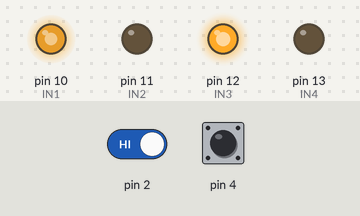
Simulated run of this sketch. Board: Arduino Uno, built with avr-gcc and run on an emulated ATmega328P. On the bench: output pins drawn as LEDs (lit = HIGH). The inputs (shaded band) are chosen by the test bench; at power-on: pin 2 HIGH, pin 4 HIGH. What the sketch prints to the serial monitor is not drawn.

Above: at 1.2 s.
1.3 s: pin 2 driven LOW
Timing chart, 0 to 4.3 s (numbered marks = the images above; inputs shaded):
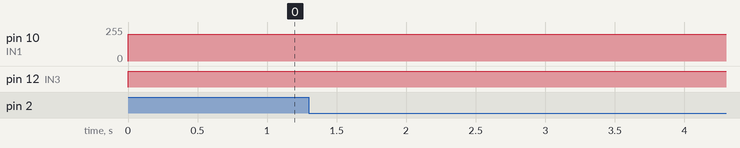

The sketch:

Encoder.ino
```cpp
#include <arduino.h>

#define IN1  10
#define IN2  11
#define IN3  12
#define IN4  13
#define MAX_SPEED 255 //từ 0-255
#define MIN_SPEED 0
int count = 0,count1=0;

void pulse()
{

    if(digitalRead(4) == LOW)
      count++;
    else
      count--;
}
void pulse1()
{

    if(digitalRead(1) == LOW)
      count1++;
    else
      count1--;
}

void M1_Tien(int speed)
{ //speed: từ 0 - MAX_SPEED
  speed = constrain(speed, MIN_SPEED, MAX_SPEED);//đảm báo giá trị nằm trong một khoảng từ 0 - MAX_SPEED
  analogWrite(IN1, speed);
  digitalWrite(IN2, LOW);
}

void M2_Tien(int speed)
{ //speed: từ 0 - MAX_SPEED
  speed = constrain(speed, MIN_SPEED, MAX_SPEED);//đảm báo giá trị nằm trong một khoảng từ 0 - MAX_SPEED
  analogWrite(IN3, speed);
  digitalWrite(IN4, LOW);
}
void setup()
{
    Serial.begin(9600);
    pinMode(2, INPUT_PULLUP);
    pinMode(4, INPUT_PULLUP);
    pinMode(IN1, OUTPUT);
    pinMode(IN2, OUTPUT);
    pinMode(IN3, OUTPUT);
    pinMode(IN4, OUTPUT);
    //attachInterrupt(0, pulse, LOW);
    attachInterrupt(0, pulse, FALLING); //Ngắt cạnh xuống
    ///attachInterrupt(1, pulse, FALLING);
}

void loop()
{
    // đoạn chương trình này nhấp nháy led sau 500ms
//    digitalWrite(ledPin, HIGH);
//    delay(50);
//    digitalWrite(ledPin, LOW);
//    delay(50);
    M1_Tien(200);
    M2_Tien(200);
    Serial.print(count);
    Serial.print("\t");
    Serial.print(count1);
    Serial.print("\t");
    Serial.println();


}
```

Measured:
- after the input at 1.3 s, every drawn part: stays the same
